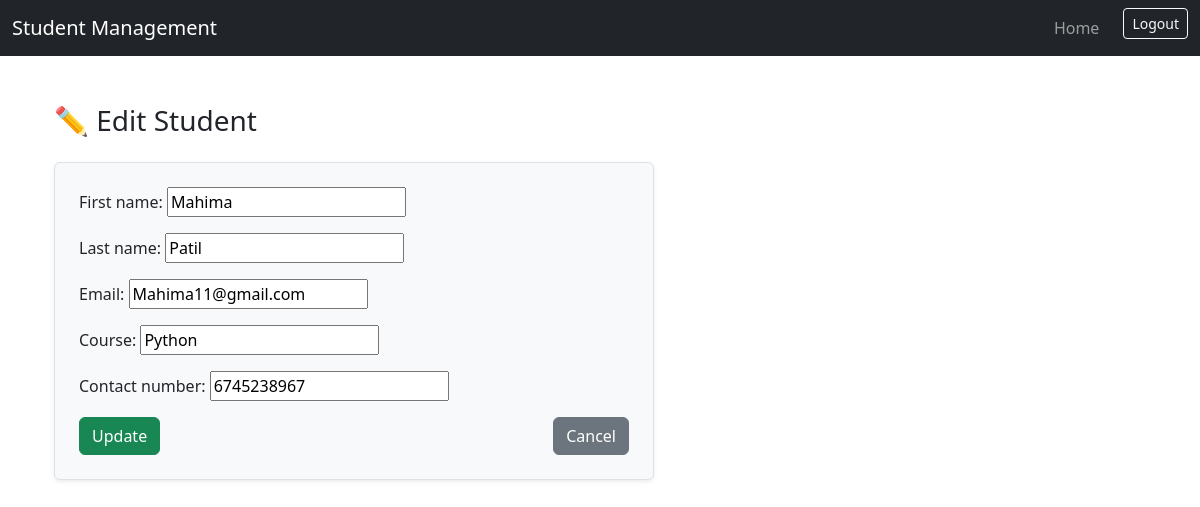
The page /edit/4/ (signed in) on the database as committed earlier.
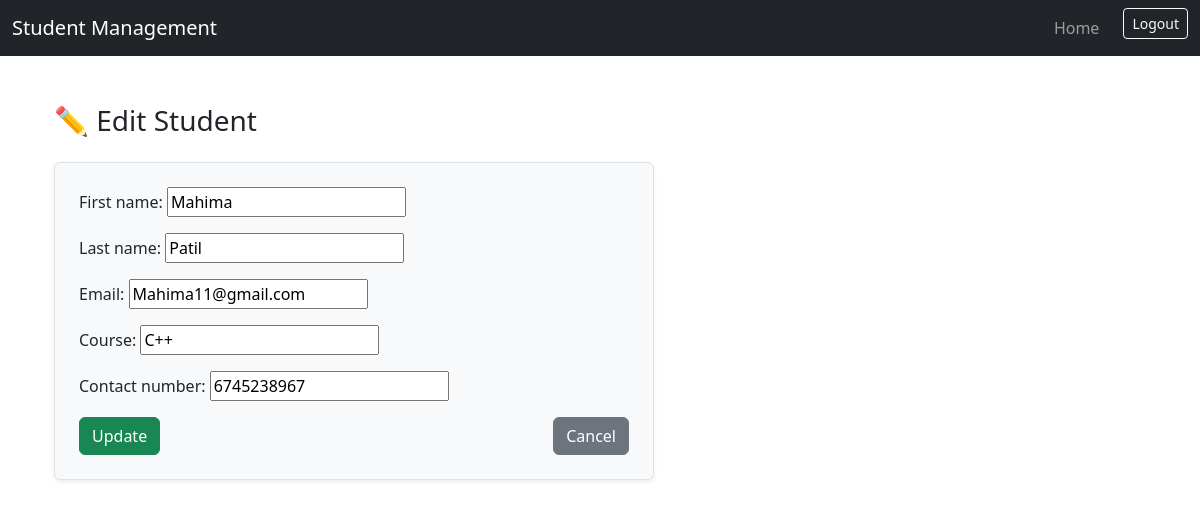
The same page on the database as committed later.
### students/models.py (models this page shows, shortened)
class Student(models.Model):
    first_name = models.CharField(max_length=50)
    last_name = models.CharField(max_length=50)
    email = models.EmailField()
    course = models.CharField(max_length=50)
    contact_number = models.CharField(max_length=15)
    created_at = models.DateTimeField(auto_now_add=True)

### students/views.py (the view)
# urls.py: path('edit/<int:pk>/', views.edit_student, name='edit_student'),
@login_required
def edit_student(request, pk):
    student = get_object_or_404(Student, pk=pk)
    if request.method == 'POST':
        form = StudentForm(request.POST, instance=student)
        if form.is_valid():
            form.save()
            messages.success(request, "Student updated successfully!")
            return redirect('student_list')
    else:
        form = StudentForm(instance=student)
    return render(request, 'students/edit_student.html', {'form': form, 'student': student})

### students/forms.py
class StudentForm(forms.ModelForm):
    class Meta:
        model = Student
        fields = '__all__'  # include all fields
        widgets = {
            'created_at': forms.DateInput(attrs={'type': 'date'}),
        }

### students/templates/students/edit_student.html (shortened to what this page needs)
{% extends 'students/base.html' %}
{% block content %}
<div class="container mt-5">
  <h3 class="mb-4">✏️ Edit Student</h3>
  <form method="post" class="p-4 bg-light border rounded shadow-sm" style="max-width: 600px;">
    {{ form.as_p }}
    <div class="d-flex justify-content-between mt-3">
      <button type="submit" class="btn btn-success">Update</button>
      <a href="/" class="btn btn-secondary">Cancel</a>
    </div>
  </form>
</div>
{% endblock %}

Rows that differ between the two databases and show on the page:
changed Student "Mahima": course "Python" → "C++"
